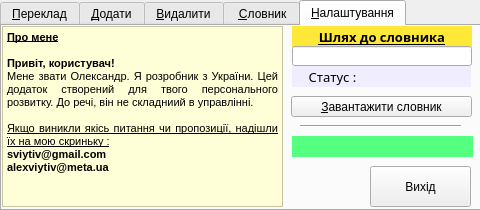
<?xml version="1.0" encoding="UTF-8"?>
<ui version="4.0">
 <class>MainWindow</class>
 <widget class="QMainWindow" name="MainWindow">
  <property name="geometry">
   <rect>
    <x>0</x>
    <y>0</y>
    <width>480</width>
    <height>210</height>
   </rect>
  </property>
  <property name="sizePolicy">
   <sizepolicy hsizetype="Fixed" vsizetype="Fixed">
    <horstretch>0</horstretch>
    <verstretch>0</verstretch>
   </sizepolicy>
  </property>
  <property name="minimumSize">
   <size>
    <width>480</width>
    <height>210</height>
   </size>
  </property>
  <property name="maximumSize">
   <size>
    <width>480</width>
    <height>210</height>
   </size>
  </property>
  <property name="windowTitle">
   <string>Vocabulary Trainer v0.5</string>
  </property>
  <property name="windowIcon">
   <iconset resource="resourcesicons.qrc">
    <normaloff>:/Icons/Icons/1469216245_ksirtet.png</normaloff>:/Icons/Icons/1469216245_ksirtet.png</iconset>
  </property>
  <property name="layoutDirection">
   <enum>Qt::LeftToRight</enum>
  </property>
  <property name="autoFillBackground">
   <bool>false</bool>
  </property>
  <property name="toolButtonStyle">
   <enum>Qt::ToolButtonFollowStyle</enum>
  </property>
  <property name="tabShape">
   <enum>QTabWidget::Triangular</enum>
  </property>
  <widget class="QWidget" name="centralWidget">
   <widget class="QTabWidget" name="tabWidget">
    <property name="geometry">
     <rect>
      <x>0</x>
      <y>0</y>
      <width>481</width>
      <height>211</height>
     </rect>
    </property>
    <property name="styleSheet">
     <string notr="true"/>
    </property>
    <property name="currentIndex">
     <number>4</number>
    </property>
    <widget class="QWidget" name="translate">
     <property name="styleSheet">
      <string notr="true"/>
     </property>
     <attribute name="icon">
      <iconset resource="resourcesicons.qrc">
       <normaloff>:/Icons/Icons/1469216325_tutorials.png</normaloff>:/Icons/Icons/1469216325_tutorials.png</iconset>
     </attribute>
     <attribute name="title">
      <string>&amp;Переклад</string>
     </attribute>
     <widget class="QLabel" name="trans">
      <property name="geometry">
       <rect>
        <x>238</x>
        <y>10</y>
        <width>238</width>
        <height>21</height>
       </rect>
      </property>
      <property name="font">
       <font>
        <family>Segoe UI Light</family>
        <pointsize>12</pointsize>
       </font>
      </property>
      <property name="layoutDirection">
       <enum>Qt::LeftToRight</enum>
      </property>
      <property name="autoFillBackground">
       <bool>false</bool>
      </property>
      <property name="styleSheet">
       <string notr="true">background-color: rgb(85, 85, 255);</string>
      </property>
      <property name="text">
       <string>Переклад</string>
      </property>
      <property name="alignment">
       <set>Qt::AlignHCenter|Qt::AlignTop</set>
      </property>
      <property name="margin">
       <number>0</number>
      </property>
     </widget>
     <widget class="QLabel" name="orig">
      <property name="geometry">
       <rect>
        <x>0</x>
        <y>10</y>
        <width>238</width>
        <height>21</height>
       </rect>
      </property>
      <property name="font">
       <font>
        <family>Segoe UI Light</family>
        <pointsize>12</pointsize>
       </font>
      </property>
      <property name="layoutDirection">
       <enum>Qt::LeftToRight</enum>
      </property>
      <property name="autoFillBackground">
       <bool>false</bool>
      </property>
      <property name="styleSheet">
       <string notr="true">background-color: rgb(255, 170, 0);
</string>
      </property>
      <property name="text">
       <string>Фраза</string>
      </property>
      <property name="alignment">
       <set>Qt::AlignHCenter|Qt::AlignTop</set>
      </property>
      <property name="margin">
       <number>0</number>
      </property>
     </widget>
     <widget class="QTextBrowser" name="original">
      <property name="geometry">
       <rect>
        <x>2</x>
        <y>32</y>
        <width>236</width>
        <height>106</height>
       </rect>
      </property>
     </widget>
     <widget class="QTextEdit" name="translated">
      <property name="geometry">
       <rect>
        <x>239</x>
        <y>32</y>
        <width>236</width>
        <height>106</height>
       </rect>
      </property>
     </widget>
     <widget class="QWidget" name="layoutWidget">
      <property name="geometry">
       <rect>
        <x>2</x>
        <y>146</y>
        <width>471</width>
        <height>25</height>
       </rect>
      </property>
      <layout class="QHBoxLayout" name="horizontalLayout">
       <item>
        <widget class="QPushButton" name="clear">
         <property name="text">
          <string>Очистити</string>
         </property>
        </widget>
       </item>
       <item>
        <widget class="QPushButton" name="check">
         <property name="enabled">
          <bool>false</bool>
         </property>
         <property name="text">
          <string>Перевірити</string>
         </property>
        </widget>
       </item>
       <item>
        <widget class="QPushButton" name="next">
         <property name="text">
          <string>Наступне слово</string>
         </property>
        </widget>
       </item>
      </layout>
     </widget>
     <zorder>original</zorder>
     <zorder>translated</zorder>
     <zorder>layoutWidget</zorder>
     <zorder>trans</zorder>
     <zorder>orig</zorder>
    </widget>
    <widget class="QWidget" name="Add">
     <attribute name="icon">
      <iconset resource="resourcesicons.qrc">
       <normaloff>:/Icons/Icons/1469216256_edit_add.png</normaloff>:/Icons/Icons/1469216256_edit_add.png</iconset>
     </attribute>
     <attribute name="title">
      <string>&amp;Додати</string>
     </attribute>
     <widget class="QPushButton" name="add">
      <property name="geometry">
       <rect>
        <x>238</x>
        <y>150</y>
        <width>237</width>
        <height>25</height>
       </rect>
      </property>
      <property name="text">
       <string>Додати у словник</string>
      </property>
     </widget>
     <widget class="QLabel" name="trans_2">
      <property name="geometry">
       <rect>
        <x>0</x>
        <y>65</y>
        <width>475</width>
        <height>25</height>
       </rect>
      </property>
      <property name="font">
       <font>
        <family>Segoe UI Light</family>
        <pointsize>12</pointsize>
       </font>
      </property>
      <property name="layoutDirection">
       <enum>Qt::LeftToRight</enum>
      </property>
      <property name="autoFillBackground">
       <bool>false</bool>
      </property>
      <property name="styleSheet">
       <string notr="true">background-color: rgb(85, 85, 255);</string>
      </property>
      <property name="text">
       <string>Переклад</string>
      </property>
      <property name="alignment">
       <set>Qt::AlignHCenter|Qt::AlignTop</set>
      </property>
      <property name="margin">
       <number>0</number>
      </property>
     </widget>
     <widget class="QLabel" name="orig_2">
      <property name="geometry">
       <rect>
        <x>0</x>
        <y>10</y>
        <width>475</width>
        <height>25</height>
       </rect>
      </property>
      <property name="font">
       <font>
        <family>Segoe UI Light</family>
        <pointsize>12</pointsize>
       </font>
      </property>
      <property name="layoutDirection">
       <enum>Qt::LeftToRight</enum>
      </property>
      <property name="autoFillBackground">
       <bool>false</bool>
      </property>
      <property name="styleSheet">
       <string notr="true">background-color: rgb(255, 170, 0);
</string>
      </property>
      <property name="text">
       <string>Іноземна фраза</string>
      </property>
      <property name="alignment">
       <set>Qt::AlignHCenter|Qt::AlignTop</set>
      </property>
      <property name="margin">
       <number>0</number>
      </property>
     </widget>
     <widget class="QPushButton" name="reset">
      <property name="geometry">
       <rect>
        <x>-1</x>
        <y>150</y>
        <width>237</width>
        <height>25</height>
       </rect>
      </property>
      <property name="text">
       <string>Очистити</string>
      </property>
     </widget>
     <widget class="QLineEdit" name="original_2">
      <property name="geometry">
       <rect>
        <x>0</x>
        <y>35</y>
        <width>475</width>
        <height>25</height>
       </rect>
      </property>
     </widget>
     <widget class="QLineEdit" name="translated_2">
      <property name="geometry">
       <rect>
        <x>0</x>
        <y>90</y>
        <width>475</width>
        <height>25</height>
       </rect>
      </property>
     </widget>
     <widget class="QLabel" name="status_add">
      <property name="geometry">
       <rect>
        <x>0</x>
        <y>120</y>
        <width>475</width>
        <height>20</height>
       </rect>
      </property>
      <property name="styleSheet">
       <string notr="true">background-color: rgb(255, 255, 127);</string>
      </property>
      <property name="text">
       <string/>
      </property>
      <property name="alignment">
       <set>Qt::AlignCenter</set>
      </property>
     </widget>
    </widget>
    <widget class="QWidget" name="delete_2">
     <attribute name="icon">
      <iconset resource="resourcesicons.qrc">
       <normaloff>:/Icons/Icons/Remove.png</normaloff>:/Icons/Icons/Remove.png</iconset>
     </attribute>
     <attribute name="title">
      <string>&amp;Видалити</string>
     </attribute>
     <widget class="QLabel" name="lbl_enter_to_delete">
      <property name="geometry">
       <rect>
        <x>0</x>
        <y>35</y>
        <width>475</width>
        <height>20</height>
       </rect>
      </property>
      <property name="styleSheet">
       <string notr="true">background-color:rgb(196, 255, 211)</string>
      </property>
      <property name="text">
       <string>Пошук слова для видалення</string>
      </property>
      <property name="alignment">
       <set>Qt::AlignCenter</set>
      </property>
     </widget>
     <widget class="QLabel" name="find_translation_lbl">
      <property name="enabled">
       <bool>true</bool>
      </property>
      <property name="geometry">
       <rect>
        <x>0</x>
        <y>80</y>
        <width>475</width>
        <height>31</height>
       </rect>
      </property>
      <property name="styleSheet">
       <string notr="true">background-color: rgb(255, 222, 219);</string>
      </property>
      <property name="frameShape">
       <enum>QFrame::NoFrame</enum>
      </property>
      <property name="text">
       <string>  Програма виявила такий переклад цього слова :</string>
      </property>
     </widget>
     <widget class="QLabel" name="enter_code_lbl">
      <property name="geometry">
       <rect>
        <x>0</x>
        <y>120</y>
        <width>475</width>
        <height>20</height>
       </rect>
      </property>
      <property name="styleSheet">
       <string notr="true">background-color: rgb(180, 203, 255);</string>
      </property>
      <property name="text">
       <string>Підтвердження операції</string>
      </property>
      <property name="alignment">
       <set>Qt::AlignCenter</set>
      </property>
     </widget>
     <widget class="QLineEdit" name="word_input_delete">
      <property name="geometry">
       <rect>
        <x>0</x>
        <y>60</y>
        <width>475</width>
        <height>20</height>
       </rect>
      </property>
     </widget>
     <widget class="QLineEdit" name="confirmcode">
      <property name="geometry">
       <rect>
        <x>230</x>
        <y>150</y>
        <width>110</width>
        <height>25</height>
       </rect>
      </property>
      <property name="alignment">
       <set>Qt::AlignCenter</set>
      </property>
     </widget>
     <widget class="QPushButton" name="confirm">
      <property name="enabled">
       <bool>true</bool>
      </property>
      <property name="geometry">
       <rect>
        <x>350</x>
        <y>150</y>
        <width>110</width>
        <height>26</height>
       </rect>
      </property>
      <property name="text">
       <string>Підтвердити</string>
      </property>
     </widget>
     <widget class="QRadioButton" name="onephrase">
      <property name="enabled">
       <bool>true</bool>
      </property>
      <property name="geometry">
       <rect>
        <x>10</x>
        <y>10</y>
        <width>140</width>
        <height>20</height>
       </rect>
      </property>
      <property name="text">
       <string>Видалити одну фразу</string>
      </property>
      <property name="checked">
       <bool>true</bool>
      </property>
     </widget>
     <widget class="QRadioButton" name="allphrase">
      <property name="enabled">
       <bool>true</bool>
      </property>
      <property name="geometry">
       <rect>
        <x>170</x>
        <y>10</y>
        <width>140</width>
        <height>20</height>
       </rect>
      </property>
      <property name="text">
       <string>Видалити усі фрази</string>
      </property>
     </widget>
     <widget class="QLabel" name="code_field_lbl">
      <property name="geometry">
       <rect>
        <x>120</x>
        <y>150</y>
        <width>110</width>
        <height>25</height>
       </rect>
      </property>
      <property name="frameShape">
       <enum>QFrame::StyledPanel</enum>
      </property>
      <property name="frameShadow">
       <enum>QFrame::Plain</enum>
      </property>
      <property name="lineWidth">
       <number>2</number>
      </property>
      <property name="midLineWidth">
       <number>2</number>
      </property>
      <property name="text">
       <string/>
      </property>
      <property name="alignment">
       <set>Qt::AlignCenter</set>
      </property>
     </widget>
     <widget class="QLabel" name="warning_lbl">
      <property name="enabled">
       <bool>false</bool>
      </property>
      <property name="geometry">
       <rect>
        <x>420</x>
        <y>5</y>
        <width>20</width>
        <height>25</height>
       </rect>
      </property>
      <property name="styleSheet">
       <string notr="true">background-color: rgb(255, 255, 255);</string>
      </property>
      <property name="frameShape">
       <enum>QFrame::NoFrame</enum>
      </property>
      <property name="text">
       <string/>
      </property>
      <property name="pixmap">
       <pixmap resource="resourcesicons.qrc">:/Icons/Icons/1469216344_error.png</pixmap>
      </property>
      <property name="scaledContents">
       <bool>true</bool>
      </property>
     </widget>
     <widget class="QPushButton" name="generate">
      <property name="geometry">
       <rect>
        <x>20</x>
        <y>149</y>
        <width>100</width>
        <height>27</height>
       </rect>
      </property>
      <property name="styleSheet">
       <string notr="true"/>
      </property>
      <property name="text">
       <string>Отримати код</string>
      </property>
     </widget>
    </widget>
    <widget class="QWidget" name="list">
     <attribute name="icon">
      <iconset resource="resourcesicons.qrc">
       <normaloff>:/Icons/Icons/1469216350_reminders.png</normaloff>:/Icons/Icons/1469216350_reminders.png</iconset>
     </attribute>
     <attribute name="title">
      <string> &amp;Словник</string>
     </attribute>
     <widget class="QTextBrowser" name="phraseslist">
      <property name="geometry">
       <rect>
        <x>0</x>
        <y>30</y>
        <width>475</width>
        <height>150</height>
       </rect>
      </property>
      <property name="styleSheet">
       <string notr="true">background-color: rgb(255, 239, 240);</string>
      </property>
     </widget>
     <widget class="QPushButton" name="allPhrases">
      <property name="geometry">
       <rect>
        <x>0</x>
        <y>9</y>
        <width>101</width>
        <height>23</height>
       </rect>
      </property>
      <property name="text">
       <string>Показати всі</string>
      </property>
     </widget>
     <widget class="QPushButton" name="FindPhrase">
      <property name="geometry">
       <rect>
        <x>370</x>
        <y>9</y>
        <width>85</width>
        <height>23</height>
       </rect>
      </property>
      <property name="text">
       <string>Знайти</string>
      </property>
     </widget>
     <widget class="QLineEdit" name="lineEdit">
      <property name="geometry">
       <rect>
        <x>201</x>
        <y>10</y>
        <width>171</width>
        <height>21</height>
       </rect>
      </property>
     </widget>
     <widget class="QLabel" name="label">
      <property name="geometry">
       <rect>
        <x>110</x>
        <y>10</y>
        <width>91</width>
        <height>20</height>
       </rect>
      </property>
      <property name="font">
       <font>
        <family>Segoe UI Light</family>
        <pointsize>10</pointsize>
       </font>
      </property>
      <property name="styleSheet">
       <string notr="true">background-color: rgb(229, 253, 255);
border-left-color: rgb(85, 0, 255);</string>
      </property>
      <property name="text">
       <string>Фраза :</string>
      </property>
      <property name="alignment">
       <set>Qt::AlignCenter</set>
      </property>
     </widget>
    </widget>
    <widget class="QWidget" name="settings">
     <attribute name="icon">
      <iconset resource="resourcesicons.qrc">
       <normaloff>:/Icons/Icons/1469216233_advancedsettings.png</normaloff>:/Icons/Icons/1469216233_advancedsettings.png</iconset>
     </attribute>
     <attribute name="title">
      <string>&amp;Налаштування</string>
     </attribute>
     <widget class="QPushButton" name="exit">
      <property name="geometry">
       <rect>
        <x>368</x>
        <y>140</y>
        <width>101</width>
        <height>41</height>
       </rect>
      </property>
      <property name="autoFillBackground">
       <bool>false</bool>
      </property>
      <property name="styleSheet">
       <string notr="true"/>
      </property>
      <property name="text">
       <string>Вихід</string>
      </property>
      <property name="icon">
       <iconset resource="resourcesicons.qrc">
        <normaloff>:/Icons/Icons/1469216222_exit.png</normaloff>:/Icons/Icons/1469216222_exit.png</iconset>
      </property>
      <property name="iconSize">
       <size>
        <width>32</width>
        <height>32</height>
       </size>
      </property>
     </widget>
     <widget class="QTextBrowser" name="about">
      <property name="geometry">
       <rect>
        <x>0</x>
        <y>0</y>
        <width>281</width>
        <height>181</height>
       </rect>
      </property>
      <property name="styleSheet">
       <string notr="true">background-color: rgb(255, 255, 215);</string>
      </property>
      <property name="html">
       <string>&lt;!DOCTYPE HTML PUBLIC &quot;-//W3C//DTD HTML 4.0//EN&quot; &quot;http://www.w3.org/TR/REC-html40/strict.dtd&quot;&gt;
&lt;html&gt;&lt;head&gt;&lt;meta name=&quot;qrichtext&quot; content=&quot;1&quot; /&gt;&lt;style type=&quot;text/css&quot;&gt;
p, li { white-space: pre-wrap; }
&lt;/style&gt;&lt;/head&gt;&lt;body style=&quot; font-family:'MS Shell Dlg 2'; font-size:8.25pt; font-weight:400; font-style:normal;&quot;&gt;
&lt;p align=&quot;justify&quot; style=&quot; margin-top:0px; margin-bottom:0px; margin-left:0px; margin-right:0px; -qt-block-indent:0; text-indent:0px;&quot;&gt;&lt;span style=&quot; font-size:8pt; font-weight:600; text-decoration: underline;&quot;&gt;Про мене&lt;/span&gt;&lt;/p&gt;
&lt;p align=&quot;justify&quot; style=&quot;-qt-paragraph-type:empty; margin-top:0px; margin-bottom:0px; margin-left:0px; margin-right:0px; -qt-block-indent:0; text-indent:0px; font-size:8pt;&quot;&gt;&lt;br /&gt;&lt;/p&gt;
&lt;p align=&quot;justify&quot; style=&quot; margin-top:0px; margin-bottom:0px; margin-left:0px; margin-right:0px; -qt-block-indent:0; text-indent:0px;&quot;&gt;&lt;span style=&quot; font-size:8pt; font-weight:600;&quot;&gt;Привіт, користувач!&lt;/span&gt;&lt;/p&gt;
&lt;p align=&quot;justify&quot; style=&quot; margin-top:0px; margin-bottom:0px; margin-left:0px; margin-right:0px; -qt-block-indent:0; text-indent:0px;&quot;&gt;&lt;span style=&quot; font-size:8pt;&quot;&gt;Мене звати Олександр. Я розробник з України. Цей додаток створений для твого персонального розвитку. До речі, він не складниий в управлінні.&lt;/span&gt;&lt;/p&gt;
&lt;p align=&quot;justify&quot; style=&quot;-qt-paragraph-type:empty; margin-top:0px; margin-bottom:0px; margin-left:0px; margin-right:0px; -qt-block-indent:0; text-indent:0px; font-size:8pt;&quot;&gt;&lt;br /&gt;&lt;/p&gt;
&lt;p align=&quot;justify&quot; style=&quot; margin-top:0px; margin-bottom:0px; margin-left:0px; margin-right:0px; -qt-block-indent:0; text-indent:0px;&quot;&gt;&lt;span style=&quot; font-size:8pt; text-decoration: underline;&quot;&gt;Якщо виникли якісь питання чи пропозиції, надішли їх на мою скриньку :&lt;/span&gt;&lt;/p&gt;
&lt;p align=&quot;justify&quot; style=&quot; margin-top:0px; margin-bottom:0px; margin-left:0px; margin-right:0px; -qt-block-indent:0; text-indent:0px;&quot;&gt;&lt;span style=&quot; font-size:8pt; font-weight:600;&quot;&gt;sviytiv@gmail.com&lt;/span&gt;&lt;/p&gt;
&lt;p align=&quot;justify&quot; style=&quot; margin-top:0px; margin-bottom:0px; margin-left:0px; margin-right:0px; -qt-block-indent:0; text-indent:0px;&quot;&gt;&lt;span style=&quot; font-size:8pt; font-weight:600;&quot;&gt;alexviytiv@meta.ua&lt;/span&gt;&lt;/p&gt;&lt;/body&gt;&lt;/html&gt;</string>
      </property>
     </widget>
     <widget class="QLabel" name="voca_path_lbl">
      <property name="geometry">
       <rect>
        <x>290</x>
        <y>0</y>
        <width>180</width>
        <height>21</height>
       </rect>
      </property>
      <property name="font">
       <font>
        <family>Segoe UI Light</family>
        <pointsize>10</pointsize>
        <weight>75</weight>
        <bold>true</bold>
        <underline>true</underline>
       </font>
      </property>
      <property name="styleSheet">
       <string notr="true">background-color: rgb(255, 232, 55);</string>
      </property>
      <property name="text">
       <string>Шлях до словника</string>
      </property>
      <property name="alignment">
       <set>Qt::AlignCenter</set>
      </property>
     </widget>
     <widget class="QLineEdit" name="Path_vocab">
      <property name="geometry">
       <rect>
        <x>290</x>
        <y>20</y>
        <width>180</width>
        <height>20</height>
       </rect>
      </property>
     </widget>
     <widget class="QPushButton" name="updatevoca">
      <property name="geometry">
       <rect>
        <x>289</x>
        <y>70</y>
        <width>181</width>
        <height>21</height>
       </rect>
      </property>
      <property name="text">
       <string>&amp;Завантажити словник</string>
      </property>
      <property name="icon">
       <iconset resource="resourcesicons.qrc">
        <normaloff>:/Icons/Icons/1469216260_ark2.png</normaloff>:/Icons/Icons/1469216260_ark2.png</iconset>
      </property>
     </widget>
     <widget class="QLabel" name="voca_path_lbl_2">
      <property name="geometry">
       <rect>
        <x>290</x>
        <y>40</y>
        <width>81</width>
        <height>21</height>
       </rect>
      </property>
      <property name="font">
       <font>
        <family>Segoe UI Light</family>
        <pointsize>10</pointsize>
        <weight>50</weight>
        <bold>false</bold>
        <underline>false</underline>
       </font>
      </property>
      <property name="styleSheet">
       <string notr="true">background-color: rgb(240, 237, 255);</string>
      </property>
      <property name="text">
       <string>Статус :</string>
      </property>
      <property name="alignment">
       <set>Qt::AlignCenter</set>
      </property>
     </widget>
     <widget class="QLabel" name="voca_path_lbl_status">
      <property name="geometry">
       <rect>
        <x>368</x>
        <y>40</y>
        <width>101</width>
        <height>21</height>
       </rect>
      </property>
      <property name="font">
       <font>
        <family>Segoe UI Light</family>
        <pointsize>10</pointsize>
        <weight>50</weight>
        <bold>false</bold>
        <underline>false</underline>
       </font>
      </property>
      <property name="styleSheet">
       <string notr="true">background-color: rgb(240, 237, 255);</string>
      </property>
      <property name="text">
       <string/>
      </property>
      <property name="alignment">
       <set>Qt::AlignCenter</set>
      </property>
     </widget>
     <widget class="QLabel" name="contain_words">
      <property name="geometry">
       <rect>
        <x>290</x>
        <y>110</y>
        <width>181</width>
        <height>21</height>
       </rect>
      </property>
      <property name="styleSheet">
       <string notr="true">background-color: rgb(85, 255, 127);</string>
      </property>
      <property name="text">
       <string/>
      </property>
     </widget>
     <widget class="Line" name="line">
      <property name="geometry">
       <rect>
        <x>298</x>
        <y>90</y>
        <width>161</width>
        <height>20</height>
       </rect>
      </property>
      <property name="orientation">
       <enum>Qt::Horizontal</enum>
      </property>
     </widget>
    </widget>
   </widget>
  </widget>
  <action name="actionTranslate_words">
   <property name="icon">
    <iconset resource="resourcesicons.qrc">
     <normaloff>:/Icons/Icons/1469216340_run.png</normaloff>:/Icons/Icons/1469216340_run.png</iconset>
   </property>
   <property name="text">
    <string>Translate words</string>
   </property>
  </action>
  <action name="actionTranslate_sentences">
   <property name="icon">
    <iconset resource="resourcesicons.qrc">
     <normaloff>:/Icons/Icons/1469216231_edit.png</normaloff>:/Icons/Icons/1469216231_edit.png</iconset>
   </property>
   <property name="text">
    <string>Translate sentences</string>
   </property>
  </action>
  <action name="actionAdd_words">
   <property name="icon">
    <iconset resource="resourcesicons.qrc">
     <normaloff>:/Icons/Icons/1469216256_edit_add.png</normaloff>:/Icons/Icons/1469216256_edit_add.png</iconset>
   </property>
   <property name="text">
    <string>Add words</string>
   </property>
  </action>
  <action name="actionAdd_sentences">
   <property name="icon">
    <iconset resource="resourcesicons.qrc">
     <normaloff>:/Icons/Icons/1469216256_edit_add.png</normaloff>:/Icons/Icons/1469216256_edit_add.png</iconset>
   </property>
   <property name="text">
    <string>Add sentences</string>
   </property>
  </action>
  <action name="actionInstructions">
   <property name="icon">
    <iconset resource="resourcesicons.qrc">
     <normaloff>:/Icons/Icons/1469216350_reminders.png</normaloff>:/Icons/Icons/1469216350_reminders.png</iconset>
   </property>
   <property name="text">
    <string>Instructions</string>
   </property>
  </action>
  <action name="actionAbout_us">
   <property name="icon">
    <iconset resource="resourcesicons.qrc">
     <normaloff>:/Icons/Icons/1469216241_kdmconfig.png</normaloff>:/Icons/Icons/1469216241_kdmconfig.png</iconset>
   </property>
   <property name="text">
    <string>About us</string>
   </property>
  </action>
  <action name="actionSettings">
   <property name="icon">
    <iconset resource="resourcesicons.qrc">
     <normaloff>:/Icons/Icons/1469216233_advancedsettings.png</normaloff>:/Icons/Icons/1469216233_advancedsettings.png</iconset>
   </property>
   <property name="text">
    <string>Settings</string>
   </property>
  </action>
  <action name="actionHi_score_table">
   <property name="icon">
    <iconset resource="resourcesicons.qrc">
     <normaloff>:/Icons/Icons/1469216241_kdmconfig.png</normaloff>:/Icons/Icons/1469216241_kdmconfig.png</iconset>
   </property>
   <property name="text">
    <string>Hi-score table</string>
   </property>
  </action>
  <action name="actionDelete_words">
   <property name="icon">
    <iconset resource="resourcesicons.qrc">
     <normaloff>:/Icons/Icons/Remove.png</normaloff>:/Icons/Icons/Remove.png</iconset>
   </property>
   <property name="text">
    <string>Delete words</string>
   </property>
  </action>
  <action name="actionDelete_sentences">
   <property name="icon">
    <iconset resource="resourcesicons.qrc">
     <normaloff>:/Icons/Icons/Remove.png</normaloff>:/Icons/Icons/Remove.png</iconset>
   </property>
   <property name="text">
    <string>Delete sentences</string>
   </property>
  </action>
  <action name="actionQuit">
   <property name="icon">
    <iconset resource="resourcesicons.qrc">
     <normaloff>:/Icons/Icons/1469216222_exit.png</normaloff>:/Icons/Icons/1469216222_exit.png</iconset>
   </property>
   <property name="text">
    <string>Quit</string>
   </property>
  </action>
  <action name="actionLearn_words">
   <property name="icon">
    <iconset resource="resourcesicons.qrc">
     <normaloff>:/Icons/Icons/1469216325_tutorials.png</normaloff>:/Icons/Icons/1469216325_tutorials.png</iconset>
   </property>
   <property name="text">
    <string>Learn words</string>
   </property>
  </action>
  <action name="actionLearn_sentences">
   <property name="icon">
    <iconset resource="resourcesicons.qrc">
     <normaloff>:/Icons/Icons/1469216325_tutorials.png</normaloff>:/Icons/Icons/1469216325_tutorials.png</iconset>
   </property>
   <property name="text">
    <string>Learn sentences</string>
   </property>
  </action>
 </widget>
 <layoutdefault spacing="6" margin="11"/>
 <tabstops>
  <tabstop>Path_vocab</tabstop>
  <tabstop>updatevoca</tabstop>
  <tabstop>exit</tabstop>
  <tabstop>about</tabstop>
  <tabstop>tabWidget</tabstop>
  <tabstop>confirm</tabstop>
  <tabstop>confirmcode</tabstop>
  <tabstop>translated</tabstop>
  <tabstop>next</tabstop>
  <tabstop>add</tabstop>
  <tabstop>clear</tabstop>
  <tabstop>original</tabstop>
  <tabstop>original_2</tabstop>
  <tabstop>translated_2</tabstop>
  <tabstop>reset</tabstop>
  <tabstop>generate</tabstop>
  <tabstop>onephrase</tabstop>
  <tabstop>word_input_delete</tabstop>
  <tabstop>allphrase</tabstop>
  <tabstop>FindPhrase</tabstop>
  <tabstop>phraseslist</tabstop>
  <tabstop>allPhrases</tabstop>
  <tabstop>check</tabstop>
  <tabstop>lineEdit</tabstop>
 </tabstops>
 <resources>
  <include location="resourcesicons.qrc"/>
 </resources>
 <connections/>
</ui>
